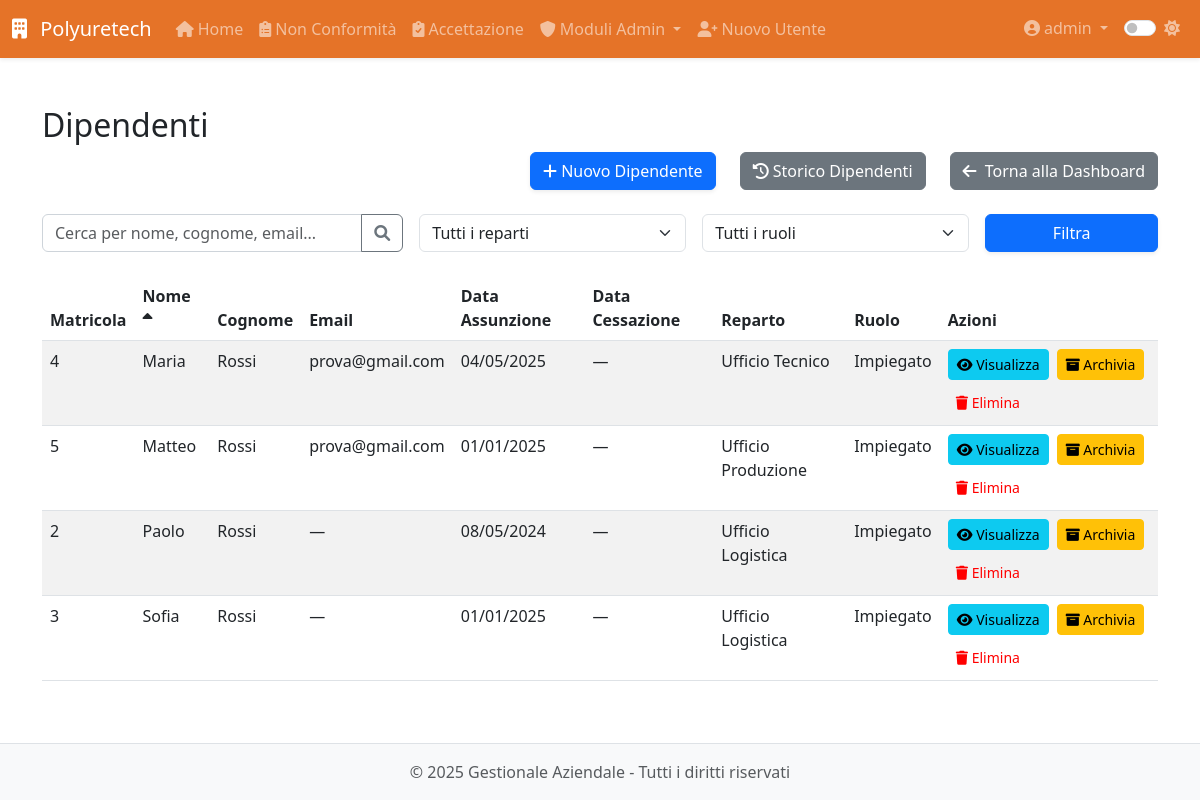
The page /modulo8/modulo8/dipendenti (signed in) on the database as committed earlier.
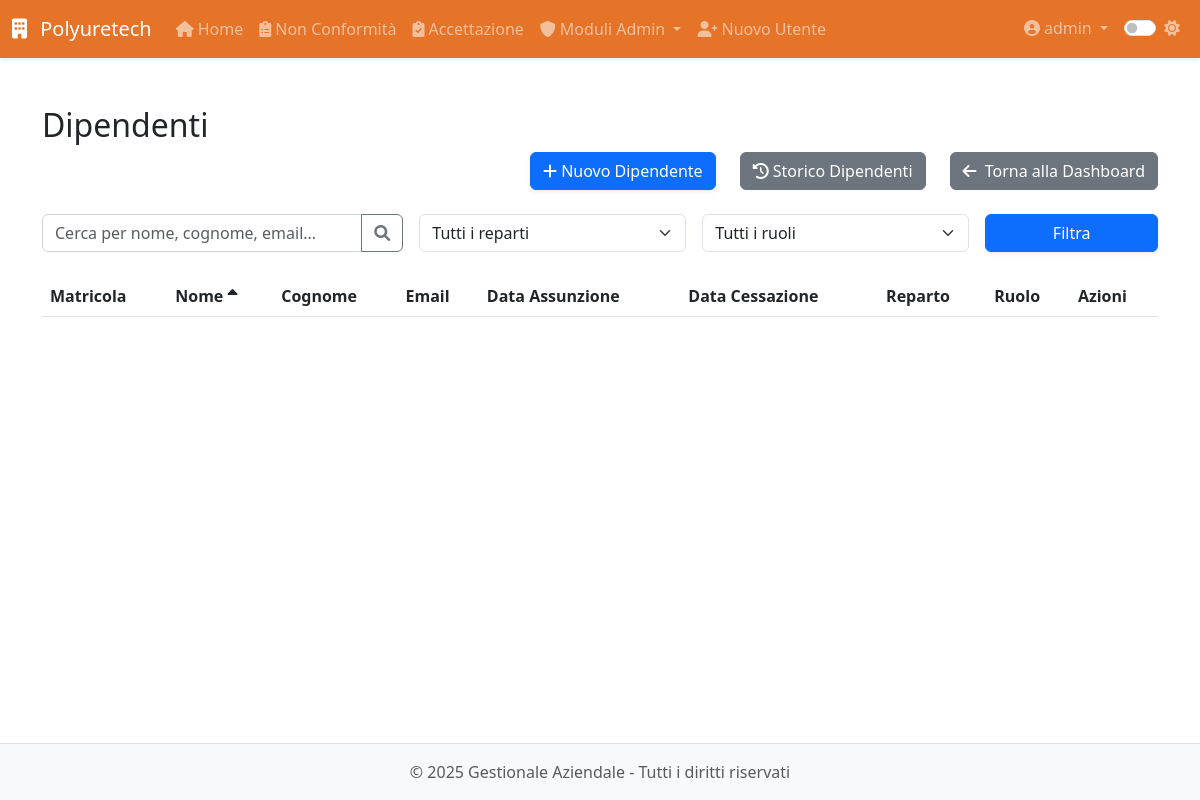
The same page on the database as committed later.
### app/models.py (models this page shows, shortened)
class User(UserMixin, db.Model):
    __tablename__ = 'users'
    id = db.Column(db.Integer, primary_key=True)
    username = db.Column(db.String(64), unique=True, nullable=False, index=True)
    email = db.Column(db.String(120), unique=True, nullable=False, index=True)
    password_hash = db.Column(db.String(128), nullable=False)
    role = db.Column(db.String(20), default='operatore')  # 'operatore' o 'admin'
    created_at = db.Column(db.DateTime, default=datetime.utcnow)
    last_login = db.Column(db.DateTime)
    is_active = db.Column(db.Boolean, default=True)
    is_admin = db.Column(db.Boolean, default=False)
    modules = db.Column(db.String(255), default='')  # Lista di moduli accessibili separati da virgola
    modulo1_entries = db.relationship('Modulo1Entry',
                               backref='author',
                               lazy='dynamic',
                               foreign_keys='Modulo1Entry.user_id')
    modulo5_entries = db.relationship('Modulo5Entry',
                               backref='author',
                               lazy='dynamic',
                               foreign_keys='Modulo5Entry.user_id')
    def is_admin(self):
        return self.role == 'admin'

class Dipendente(db.Model):
    __tablename__ = 'dipendente'
    id = db.Column(db.Integer, primary_key=True)
    nome = db.Column(db.String(100), nullable=False)
    cognome = db.Column(db.String(100), nullable=False)
    data_nascita = db.Column(db.Date, nullable=False)
    luogo_nascita = db.Column(db.String(100), nullable=False)
    provincia_nascita = db.Column(db.String(2), nullable=False)
    codice_fiscale = db.Column(db.String(16))
    email = db.Column(db.String(120))
    telefono = db.Column(db.String(20))
    matricola = db.Column(db.String(20), unique=True)
    reparto = db.Column(db.String(100))
    ruolo = db.Column(db.String(100))
    data_assunzione_somministrazione = db.Column(db.Date)
    agenzia_somministrazione = db.Column(db.String(100))
    data_assunzione_indeterminato = db.Column(db.Date)
    legge_104 = db.Column(db.Boolean, default=False)
    donatore_avis = db.Column(db.Boolean, default=False)
    indirizzo_residenza = db.Column(db.String(200))
    citta_residenza = db.Column(db.String(100))
    provincia_residenza = db.Column(db.String(2))
    cap_residenza = db.Column(db.String(5))
    data_cessazione = db.Column(db.Date)
    note = db.Column(db.Text)
    archiviato = db.Column(db.Boolean, default=False)
    created_by_id = db.Column(db.Integer, db.ForeignKey('users.id'))
    created_by = db.relationship('User', backref='dipendenti_creati')
    competenze = db.relationship('Competenza',
                               secondary='dipendente_competenza',
                               backref=db.backref('dipendenti', lazy='dynamic'))
    competenze_associate = db.relationship('DipendenteCompetenza',
                                         back_populates='dipendente',
                                         overlaps="competenze,dipendenti")
    vestiario = db.relationship('Inventory',
                              secondary='prelievi_vestiario',
                              backref='dipendenti')
    performance = db.relationship('Performance', back_populates='dipendente', cascade='all, delete-orphan')
    partecipazioni_corsi = db.relationship('PartecipazioneCorso', backref='dipendente', lazy=True)
    corsi_sicurezza = db.relationship('CorsoSicurezza', secondary='dipendente_corso_sicurezza',
                                    backref=db.backref('dipendenti', lazy=True))
    @property
    def data_cessazione_date(self):
        return self.data_cessazione.date() if self.data_cessazione else None

### app/routes/modulo8.py (the view, shortened to what this page needs)
@modulo8.route('/modulo8/dipendenti')
@login_required
@admin_required
def dipendenti():
    search = request.args.get('search', '')
    reparto = request.args.get('reparto', '')
    ruolo = request.args.get('ruolo', '')
    sort_by = request.args.get('sort_by', 'nome')  # default sort by nome
    sort_order = request.args.get('sort_order', 'asc')  # default ascending
    query = Dipendente.query.filter_by(archiviato=False)
    if reparto:
        query = query.filter(Dipendente.reparto == reparto)
    if ruolo:
        query = query.filter(Dipendente.ruolo == ruolo)
    if sort_order == 'desc':
        query = query.order_by(getattr(Dipendente, sort_by).desc())
    else:
        query = query.order_by(getattr(Dipendente, sort_by).asc())
    dipendenti = query.all()
    reparti = db.session.query(Dipendente.reparto).distinct().filter(Dipendente.reparto.isnot(None)).all()
    reparti = [r[0] for r in reparti]
    ruoli = db.session.query(Dipendente.ruolo).distinct().filter(Dipendente.ruolo.isnot(None)).all()
    ruoli = [r[0] for r in ruoli]
    now = datetime.utcnow()
    return render_template(
        'modulo8/dipendenti.html',
        dipendenti=dipendenti,
        now=now,
        reparti=reparti,
        ruoli=ruoli,
        sort_by=sort_by,
        sort_order=sort_order
    )

### app/models.py (called while the page is built)
@login_manager.user_loader
def load_user(id):
    return User.query.get(int(id))

### app/utils.py (called while the page is built)
def admin_required(f):
    @wraps(f)
    def decorated_function(*args, **kwargs):
        if not current_user.is_admin:
            abort(403)
        return f(*args, **kwargs)
    return decorated_function

### app/templates/modulo8/dipendenti.html (shortened to what this page needs)
{% extends 'base.html' %}
{% block content %}
<div class="module-view">
  <h2>Dipendenti</h2>
  <div class="d-flex justify-content-end gap-4 mb-4">
    <a href="{{ url_for('modulo8.nuovo_dipendente') }}" class="btn btn-primary">
      <i class="fas fa-plus"></i> Nuovo Dipendente
    </a>
    <a href="{{ url_for('modulo8.storico_dipendenti') }}" class="btn btn-secondary">
      <i class="fas fa-history"></i> Storico Dipendenti
    </a>
    <a href="{{ url_for('modulo8.dashboard') }}" class="btn btn-secondary">
      <i class="fas fa-arrow-left me-1"></i> Torna alla Dashboard
  </a>
  </div>
  <div class="search-container mb-4">
    <form action="{{ url_for('modulo8.dipendenti') }}" method="GET" class="row g-3">
      <div class="col-md-4">
        <div class="input-group">
          <input type="text" class="form-control" name="search" placeholder="Cerca per nome, cognome, email..." value="{{ request.args.get('search', '') }}">
          <button class="btn btn-outline-secondary" type="submit">
            <i class="fas fa-search"></i>
          </button>
        </div>
      </div>
      <div class="col-md-3">
        <select class="form-select" name="reparto">
          <option value="">Tutti i reparti</option>
        </select>
      </div>
      <div class="col-md-3">
        <select class="form-select" name="ruolo">
          <option value="">Tutti i ruoli</option>
        </select>
      </div>
      <div class="col-md-2">
        <button type="submit" class="btn btn-primary w-100">Filtra</button>
      </div>
    </form>
  </div>
  <table class="table table-striped">
    <thead>
      <tr>
        <th>
          <a href="{{ url_for('modulo8.dipendenti', sort_by='matricola', sort_order='asc' if sort_by != 'matricola' or sort_order == 'desc' else 'desc', search=search, reparto=reparto, ruolo=ruolo) }}" class="text-decoration-none text-dark">
            Matricola
          </a>
        </th>
        <th>
          <a href="{{ url_for('modulo8.dipendenti', sort_by='nome', sort_order='asc' if sort_by != 'nome' or sort_order == 'desc' else 'desc', search=search, reparto=reparto, ruolo=ruolo) }}" class="text-decoration-none text-dark">
            Nome
            {% if sort_by == 'nome' %}
              <i class="fas fa-sort-{{ 'up' if sort_order == 'asc' else 'down' }}"></i>
            {% endif %}
          </a>
        </th>
        <th>
          <a href="{{ url_for('modulo8.dipendenti', sort_by='cognome', sort_order='asc' if sort_by != 'cognome' or sort_order == 'desc' else 'desc', search=search, reparto=reparto, ruolo=ruolo) }}" class="text-decoration-none text-dark">
            Cognome
          </a>
        </th>
        <th>
          <a href="{{ url_for('modulo8.dipendenti', sort_by='email', sort_order='asc' if sort_by != 'email' or sort_order == 'desc' else 'desc', search=search, reparto=reparto, ruolo=ruolo) }}" class="text-decoration-none text-dark">
            Email
          </a>
        </th>
        <th>
          <a href="{{ url_for('modulo8.dipendenti', sort_by='data_assunzione_indeterminato', sort_order='asc' if sort_by != 'data_assunzione_indeterminato' or sort_order == 'desc' else 'desc', search=search, reparto=reparto, ruolo=ruolo) }}" class="text-decoration-none text-dark">
            Data Assunzione
          </a>
        </th>
        <th>
          <a href="{{ url_for('modulo8.dipendenti', sort_by='data_cessazione', sort_order='asc' if sort_by != 'data_cessazione' or sort_order == 'desc' else 'desc', search=search, reparto=reparto, ruolo=ruolo) }}" class="text-decoration-none text-dark">
            Data Cessazione
          </a>
        </th>
        <th>
          <a href="{{ url_for('modulo8.dipendenti', sort_by='reparto', sort_order='asc' if sort_by != 'reparto' or sort_order == 'desc' else 'desc', search=search, reparto=reparto, ruolo=ruolo) }}" class="text-decoration-none text-dark">
            Reparto
          </a>
        </th>
        <th>
          <a href="{{ url_for('modulo8.dipendenti', sort_by='ruolo', sort_order='asc' if sort_by != 'ruolo' or sort_order == 'desc' else 'desc', search=search, reparto=reparto, ruolo=ruolo) }}" class="text-decoration-none text-dark">
            Ruolo
          </a>
        </th>
        <th>Azioni</th>
      </tr>
    </thead>
    <tbody>
      {% for dip in dipendenti %}
      <tr>
        <td>{{ dip.matricola or '—' }}</td>
        <td>{{ dip.nome }}</td>
        <td>{{ dip.cognome }}</td>
        <td>{{ dip.email or '—' }}</td>
        <td>
          {% if dip.data_assunzione_indeterminato %}
            {{ dip.data_assunzione_indeterminato.strftime('%d/%m/%Y') }}
          {% elif dip.data_assunzione_somministrazione %}
            {{ dip.data_assunzione_somministrazione.strftime('%d/%m/%Y') }}
          {% else %}
            —
          {% endif %}
        </td>
        <td>{{ dip.data_cessazione_date.strftime('%d-%m-%Y') if dip.data_cessazione_date else '—' }}</td>
        <td>{{ dip.reparto or '—' }}</td>
        <td>{{ dip.ruolo or '—' }}</td>
        <td>
          <div class="d-flex gap-2 flex-wrap">
            <a href="{{ url_for('modulo8.profilo_dipendente', id=dip.id) }}" class="btn btn-sm btn-info">
              <i class="fas fa-eye"></i> Visualizza
            </a>
            <button type="button" class="btn btn-sm btn-warning" data-bs-toggle="modal" data-bs-target="#archiveModal{{ dip.id }}">
              <i class="fas fa-archive"></i> Archivia
            </button>
            <button type="button" class="btn btn-sm btn-danger" data-bs-toggle="modal" data-bs-target="#deleteModal{{ dip.id }}">
              <i class="fas fa-trash"></i> Elimina
            </button>
          </div>
        </td>
      </tr>
      {% endfor %}
    </tbody>
  </table>
</div>
{% endblock %}

### app/templates/base.html (shortened to what this page needs)
<!DOCTYPE html>
<html lang="it">
<head>
    <link href="https://cdn.jsdelivr.net/npm/bootstrap@5.3.0-alpha1/dist/css/bootstrap.min.css" rel="stylesheet">
    <link rel="stylesheet" href="https://cdnjs.cloudflare.com/ajax/libs/font-awesome/6.0.0/css/all.min.css">
    <link id="theme-style" rel="stylesheet" href="{{ url_for('static', filename='css/theme-' + theme + '.css') }}">
    <link rel="stylesheet" href="{{ url_for('static', filename='css/style.css') }}">
    <link rel="stylesheet" href="{{ url_for('static', filename='css/modulo8.css') }}">
</head>
<body>
    <header class="navbar navbar-expand-lg navbar-dark bg-primary sticky-top shadow-sm">
        <div class="container-fluid">
            <a class="navbar-brand" href="{{ url_for('dashboard.index') }}">
                <i class="fas fa-building me-2"></i> Polyuretech
            </a>
            <div class="collapse navbar-collapse" id="navbarMain">
                {% if current_user.is_authenticated %}
                <ul class="navbar-nav me-auto">
                    <li class="nav-item">
                        <a class="nav-link" href="{{ url_for('dashboard.index') }}">
                            <i class="fas fa-home me-1"></i>Home
                        </a>
                    </li>
                    <li class="nav-item">
                        <a class="nav-link" href="{{ url_for('modulo1.index') }}">
                            <i class="fas fa-clipboard-list me-1"></i>Non Conformità
                        </a>
                    </li>
                    <li class="nav-item">
                        <a class="nav-link" href="{{ url_for('modulo5.index') }}">
                            <i class="fas fa-clipboard-check me-1"></i>Accettazione
                        </a>
                    </li>
                    {% if current_user.is_admin() %}
                    <li class="nav-item dropdown">
                        <a class="nav-link dropdown-toggle" href="#" id="adminModulesDropdown" data-bs-toggle="dropdown">
                            <i class="fas fa-shield-alt me-1"></i>Moduli Admin
                        </a>
                    </li>
                    <li class="nav-item">
                        <a class="nav-link" href="{{ url_for('auth.register') }}">
                            <i class="fas fa-user-plus me-1"></i>Nuovo Utente
                        </a>
                    </li>
                    {% endif %}
                </ul>
                <ul class="navbar-nav ms-auto">
                    <li class="nav-item dropdown">
                        <a class="nav-link dropdown-toggle" href="#" id="userDropdown" data-bs-toggle="dropdown">
                            <i class="fas fa-user-circle me-1"></i>{{ current_user.username }}
                        </a>
                    </li>
                    <li class="nav-item">
                        <div class="nav-link">
                            <div class="form-check form-switch">
                                <input class="form-check-input" type="checkbox" id="darkModeToggle" {% if theme == 'dark' %}checked{% endif %}>
                                <label class="form-check-label" for="darkModeToggle">
                                    <i id="theme-icon" class="fas {% if theme == 'dark' %}fa-moon{% else %}fa-sun{% endif %}"></i>
                                </label>
                            </div>
                        </div>
                    </li>
                </ul>
                {% endif %}
            </div>
        </div>
    </header>
    <main class="container py-4">
        {% block content %}{% endblock %}
    </main>
    <footer class="footer mt-auto py-3 bg-light">
        <div class="container text-center">
            <span class="text-muted">&copy; {{ current_year }} {{ app_name }} - Tutti i diritti riservati</span>
        </div>
    </footer>
</body>
</html>

### app/static/css/theme-light.css (style rules this page uses)
:root { --primary-color: #e05a00d7; --secondary-color: #6c757d; --bg-color: #ffffff; --text-color: #212529; --border-color: #dee2e6; --hover-bg: #f8f9fa; --card-bg: #ffffff; --card-border: #e9ecef; --input-bg: #ffffff; --input-border: #ced4da; --footer-bg: #f8f9fa; --footer-text: #6c757d; --bs-primary-rgb: 0, 0, 0; --bs-success-rgb: 1, 150, 20; --bs-info-rgb: 0, 0, 255; --bs-purple-rgb: 128, 0, 128; --bs-orange-rgb: 255, 165, 0; --bs-teal-rgb: 180, 180, 180; --bs-warning-rgb: 255, 255, 0; --bs-danger-rgb: 255, 0, 0; --bs-btn-bg: #ffffff; }
body { background-color: var(--bg-color); color: var(--text-color); transition: all 0.3s ease; }
.navbar-dark { background-color: var(--primary-color) !important; }
.form-control { background-color: var(--input-bg); border-color: var(--input-border); color: var(--text-color); }
.footer { background-color: var(--footer-bg) !important; color: var(--footer-text); border-top: 1px solid var(--border-color); }
.table { color: var(--text-color); }

### app/static/css/style.css (style rules this page uses)
body { display: flex; flex-direction: column; min-height: 100vh; }
main { flex: 1; }
.btn-primary { box-shadow: 0 .125rem .25rem rgba(0,0,0,.075); }

Rows that differ between the two databases and show on the page:
removed Dipendente: matricola "4", nome "Maria", cognome "Rossi", email "prova@gmail.com", data_assunzione_indeterminato "04/05/2025", data_cessazione_date "—", reparto "Ufficio Tecnico", ruolo "Impiegato"
removed Dipendente: matricola "5", nome "Matteo", cognome "Rossi", email "prova@gmail.com", data_assunzione_indeterminato "01/01/2025", data_cessazione_date "—", reparto "Ufficio Produzione", ruolo "Impiegato"
removed Dipendente: matricola "2", nome "Paolo", cognome "Rossi", email "—", data_assunzione_somministrazione "08/05/2024", data_cessazione_date "—", reparto "Ufficio Logistica", ruolo "Impiegato"
removed Dipendente: matricola "3", nome "Sofia", cognome "Rossi", email "—", data_assunzione_somministrazione "01/01/2025", data_cessazione_date "—", reparto "Ufficio Logistica", ruolo "Impiegato"
